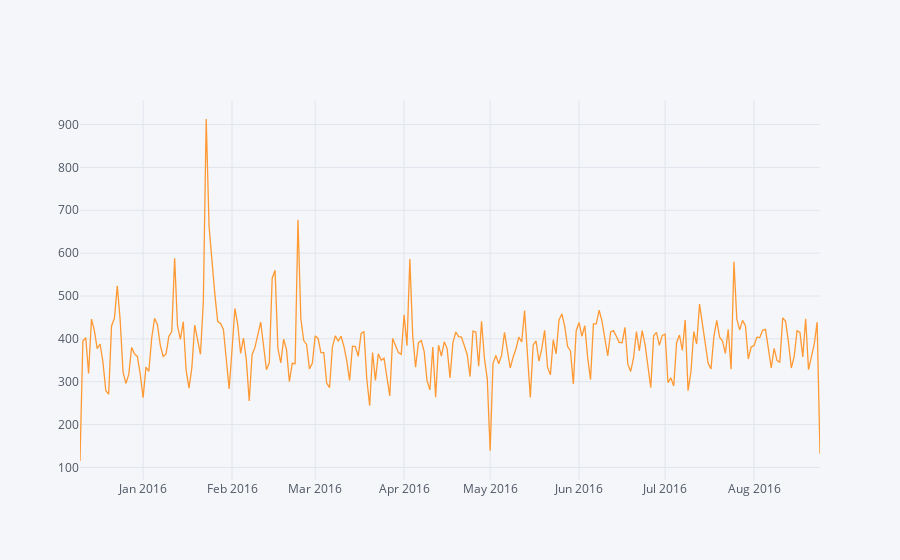

Notebook source saved alongside this figure:
### Code cell
df.groupby("date").count()["twp"].iplot()
plt.tight_layout()

### Figure 1 — Plotly figure (JSON) as saved in the notebook; plotly's stock layout.template omitted (floating-point values rounded to 4 significant figures; data arrays with more than 128 entries replaced by an {"elided": "..."} marker saying what was removed)
{"data": [{"line": {"color": "rgba(255, 153, 51, 1.0)", "dash": "solid", "shape": "linear", "width": 1.3}, "mode": "lines", "name": "twp", "text": "", "type": "scatter", "x": {"elided": "259 str values"}, "y": {"elided": "259 int values"}}], "layout": {"legend": {"bgcolor": "#F5F6F9", "font": {"color": "#4D5663"}}, "paper_bgcolor": "#F5F6F9", "plot_bgcolor": "#F5F6F9", "title": {"font": {"color": "#4D5663"}}, "xaxis": {"gridcolor": "#E1E5ED", "showgrid": true, "tickfont": {"color": "#4D5663"}, "title": {"font": {"color": "#4D5663"}, "text": ""}, "zerolinecolor": "#E1E5ED"}, "yaxis": {"gridcolor": "#E1E5ED", "showgrid": true, "tickfont": {"color": "#4D5663"}, "title": {"font": {"color": "#4D5663"}, "text": ""}, "zerolinecolor": "#E1E5ED"}}}
